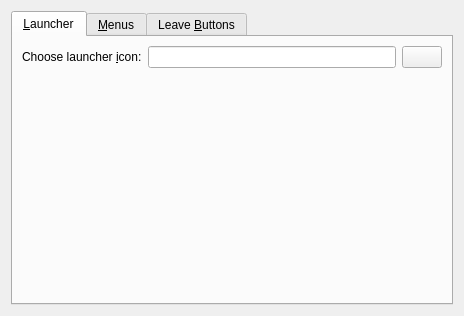
<?xml version="1.0" encoding="UTF-8"?>
<ui version="4.0">
 <class>menuConfig</class>
 <widget class="QWidget" name="menuConfig">
  <layout class="QVBoxLayout" name="verticalLayout_4">
   <item>
    <widget class="QTabWidget" name="tabWidget">
     <property name="currentIndex">
      <number>0</number>
     </property>
     <widget class="QWidget" name="launcherTab">
      <attribute name="title">
       <string>&amp;Launcher</string>
      </attribute>
      <layout class="QVBoxLayout" name="verticalLayout_3">
       <item>
        <layout class="QHBoxLayout" name="iconHorizontalLayout">
         <item>
          <widget class="QLabel" name="iconLabel">
           <property name="text">
            <string>Choose launcher &amp;icon:</string>
           </property>
           <property name="buddy">
            <cstring>iconButton</cstring>
           </property>
          </widget>
         </item>
         <item>
          <widget class="KLineEdit" name="kcfg_icon">
           <property name="readOnly">
            <bool>true</bool>
           </property>
          </widget>
         </item>
         <item>
          <widget class="KIconButton" name="iconButton"/>
         </item>
        </layout>
       </item>
       <item>
        <spacer name="launcherVerticalSpacer">
         <property name="orientation">
          <enum>Qt::Vertical</enum>
         </property>
         <property name="sizeHint" stdset="0">
          <size>
           <width>20</width>
           <height>195</height>
          </size>
         </property>
        </spacer>
       </item>
      </layout>
     </widget>
     <widget class="QWidget" name="menusTab">
      <attribute name="title">
       <string>&amp;Menus</string>
      </attribute>
      <layout class="QVBoxLayout" name="verticalLayout_2">
       <item>
        <widget class="QCheckBox" name="kcfg_favoritesVisible">
         <property name="text">
          <string>Show &amp;favorites list</string>
         </property>
        </widget>
       </item>
       <item>
        <widget class="QCheckBox" name="kcfg_resetOnShow">
         <property name="text">
          <string>&amp;Reset menu each time it is shown</string>
         </property>
        </widget>
       </item>
       <item>
        <widget class="QCheckBox" name="kcfg_scrollOverBounds">
         <property name="text">
          <string>Menu lists can be scrolled &amp;outside of their bounds (nicer animation)</string>
         </property>
        </widget>
       </item>
       <item>
        <widget class="QCheckBox" name="kcfg_showDescription">
         <property name="text">
          <string>Show &amp;description in each menu entry</string>
         </property>
        </widget>
       </item>
       <item>
        <widget class="QCheckBox" name="kcfg_checkEmptySubmenusThoroughly">
         <property name="text">
          <string>Check more thoroughly for &amp;empty submenus to hide them (slower startup!)</string>
         </property>
        </widget>
       </item>
       <item>
        <layout class="QFormLayout" name="iconSizeFormLayout">
         <property name="fieldGrowthPolicy">
          <enum>QFormLayout::ExpandingFieldsGrow</enum>
         </property>
         <item row="0" column="0">
          <widget class="QLabel" name="iconSizeLabel">
           <property name="text">
            <string>Icon &amp;size:</string>
           </property>
           <property name="buddy">
            <cstring>kcfg_iconSize</cstring>
           </property>
          </widget>
         </item>
         <item row="0" column="1">
          <widget class="QSpinBox" name="kcfg_iconSize"/>
         </item>
         <item row="1" column="0">
          <widget class="QLabel" name="smallIconSizeLabel">
           <property name="text">
            <string>S&amp;mall icon size:</string>
           </property>
           <property name="buddy">
            <cstring>kcfg_smallIconSize</cstring>
           </property>
          </widget>
         </item>
         <item row="1" column="1">
          <widget class="QSpinBox" name="kcfg_smallIconSize"/>
         </item>
         <item row="2" column="0">
          <widget class="QLabel" name="leaveButtonsIconSizeLabel">
           <property name="text">
            <string>&amp;Leave buttons icon size:</string>
           </property>
           <property name="buddy">
            <cstring>kcfg_leaveButtonsIconSize</cstring>
           </property>
          </widget>
         </item>
         <item row="2" column="1">
          <widget class="QSpinBox" name="kcfg_leaveButtonsIconSize"/>
         </item>
         <item row="3" column="0">
          <widget class="QLabel" name="numOfColumnsLabel">
           <property name="text">
            <string>Number of &amp;columns:</string>
           </property>
           <property name="buddy">
            <cstring>kcfg_numOfColumns</cstring>
           </property>
          </widget>
         </item>
         <item row="3" column="1">
          <widget class="QSpinBox" name="kcfg_numOfColumns">
           <property name="minimum">
            <number>1</number>
           </property>
           <property name="maximum">
            <number>6</number>
           </property>
          </widget>
         </item>
        </layout>
       </item>
       <item>
        <spacer name="menusVerticalSpacer">
         <property name="orientation">
          <enum>Qt::Vertical</enum>
         </property>
         <property name="sizeHint" stdset="0">
          <size>
           <width>20</width>
           <height>6</height>
          </size>
         </property>
        </spacer>
       </item>
      </layout>
     </widget>
     <widget class="QWidget" name="leaveButtonsTab">
      <attribute name="title">
       <string>Leave &amp;Buttons</string>
      </attribute>
      <layout class="QVBoxLayout" name="verticalLayout">
       <item>
        <widget class="QCheckBox" name="kcfg_lockButtonVisible">
         <property name="text">
          <string>Loc&amp;k screen</string>
         </property>
        </widget>
       </item>
       <item>
        <widget class="QCheckBox" name="kcfg_leaveButtonVisible">
         <property name="text">
          <string>Lea&amp;ve (select choice in confirmation dialog)</string>
         </property>
        </widget>
       </item>
       <item>
        <widget class="QCheckBox" name="kcfg_logOutButtonVisible">
         <property name="text">
          <string>Lo&amp;g out (no confirmation)</string>
         </property>
        </widget>
       </item>
       <item>
        <widget class="QCheckBox" name="kcfg_turnOffButtonVisible">
         <property name="text">
          <string>&amp;Turn off computer (no confirmation)</string>
         </property>
        </widget>
       </item>
       <item>
        <widget class="QCheckBox" name="kcfg_restartButtonVisible">
         <property name="text">
          <string>R&amp;estart computer (no confirmation)</string>
         </property>
        </widget>
       </item>
       <item>
        <widget class="QCheckBox" name="kcfg_suspendToRamButtonVisible">
         <property name="text">
          <string>Slee&amp;p (Suspend to RAM)</string>
         </property>
        </widget>
       </item>
       <item>
        <widget class="QCheckBox" name="kcfg_suspendToDiskButtonVisible">
         <property name="text">
          <string>Hi&amp;bernate (Suspend to Disk)</string>
         </property>
        </widget>
       </item>
       <item>
        <widget class="QCheckBox" name="kcfg_switchUserButtonVisible">
         <property name="text">
          <string>S&amp;witch user</string>
         </property>
        </widget>
       </item>
       <item>
        <spacer name="leaveButtonsVerticalSpacer">
         <property name="orientation">
          <enum>Qt::Vertical</enum>
         </property>
         <property name="sizeHint" stdset="0">
          <size>
           <width>20</width>
           <height>20</height>
          </size>
         </property>
        </spacer>
       </item>
      </layout>
     </widget>
    </widget>
   </item>
  </layout>
 </widget>
 <customwidgets>
  <customwidget>
   <class>KIconButton</class>
   <extends>QPushButton</extends>
   <header>kicondialog.h</header>
  </customwidget>
  <customwidget>
   <class>KLineEdit</class>
   <extends>QLineEdit</extends>
   <header>klineedit.h</header>
  </customwidget>
 </customwidgets>
 <resources/>
 <connections>
  <connection>
   <sender>iconButton</sender>
   <signal>iconChanged(QString)</signal>
   <receiver>kcfg_icon</receiver>
   <slot>setText(QString)</slot>
   <hints>
    <hint type="sourcelabel">
     <x>279</x>
     <y>19</y>
    </hint>
    <hint type="destinationlabel">
     <x>192</x>
     <y>18</y>
    </hint>
   </hints>
  </connection>
 </connections>
</ui>
